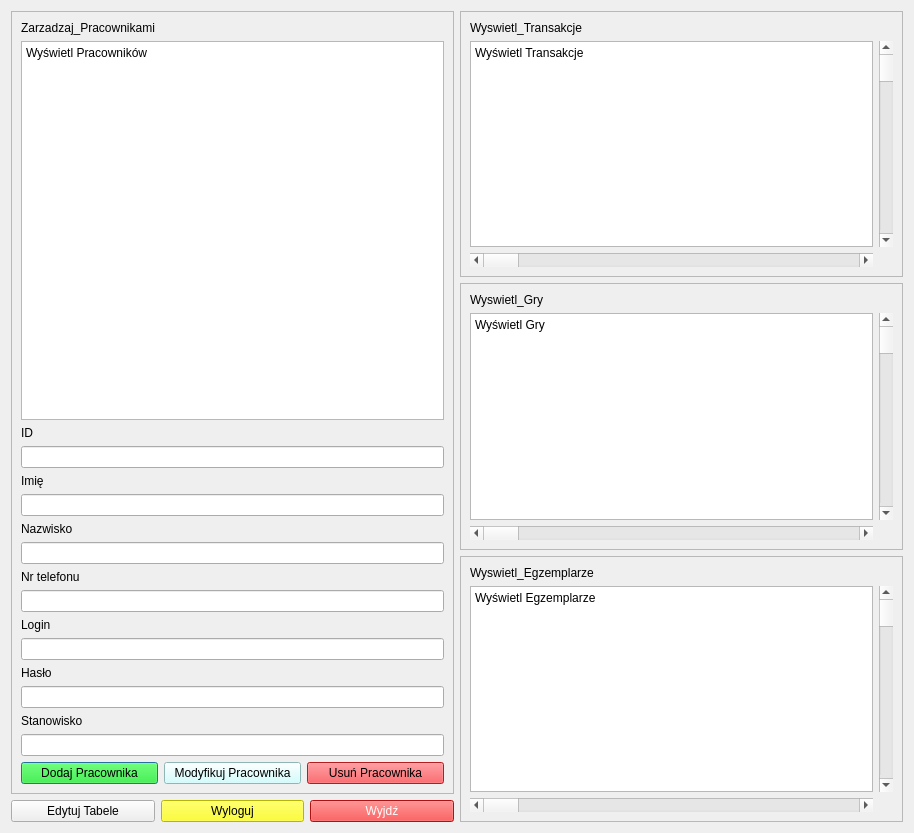
<?xml version="1.0" encoding="UTF-8"?>
<ui version="4.0">
 <class>Interfejs_kierownika</class>
 <widget class="QDialog" name="Interfejs_kierownika">
  <property name="geometry">
   <rect>
    <x>0</x>
    <y>0</y>
    <width>914</width>
    <height>833</height>
   </rect>
  </property>
  <property name="windowTitle">
   <string>Dialog</string>
  </property>
  <layout class="QHBoxLayout" name="horizontalLayout_3">
   <item>
    <layout class="QVBoxLayout" name="verticalLayout_2">
     <item>
      <widget class="QScrollArea" name="Zarzadzaj_Pracownikami">
       <property name="widgetResizable">
        <bool>true</bool>
       </property>
       <widget class="QWidget" name="scrollAreaWidgetContents_6">
        <property name="geometry">
         <rect>
          <x>0</x>
          <y>0</y>
          <width>441</width>
          <height>779</height>
         </rect>
        </property>
        <layout class="QVBoxLayout" name="verticalLayout">
         <item>
          <widget class="QLabel" name="label">
           <property name="text">
            <string>Zarzadzaj_Pracownikami</string>
           </property>
          </widget>
         </item>
         <item>
          <widget class="QPlainTextEdit" name="plainTextEdit">
           <property name="plainText">
            <string>Wyświetl Pracowników</string>
           </property>
          </widget>
         </item>
         <item>
          <widget class="QLabel" name="label_11">
           <property name="text">
            <string>ID</string>
           </property>
          </widget>
         </item>
         <item>
          <widget class="QLineEdit" name="lineEdit_ID">
           <property name="text">
            <string/>
           </property>
          </widget>
         </item>
         <item>
          <widget class="QLabel" name="label_5">
           <property name="text">
            <string>Imię</string>
           </property>
          </widget>
         </item>
         <item>
          <widget class="QLineEdit" name="lineEdit_Imie">
           <property name="text">
            <string/>
           </property>
          </widget>
         </item>
         <item>
          <widget class="QLabel" name="label_6">
           <property name="text">
            <string>Nazwisko</string>
           </property>
          </widget>
         </item>
         <item>
          <widget class="QLineEdit" name="lineEdit_Nazwisko">
           <property name="text">
            <string/>
           </property>
          </widget>
         </item>
         <item>
          <widget class="QLabel" name="label_7">
           <property name="text">
            <string>Nr telefonu</string>
           </property>
          </widget>
         </item>
         <item>
          <widget class="QLineEdit" name="lineEdit_NrTelefonu">
           <property name="text">
            <string/>
           </property>
          </widget>
         </item>
         <item>
          <widget class="QLabel" name="label_8">
           <property name="text">
            <string>Login</string>
           </property>
          </widget>
         </item>
         <item>
          <widget class="QLineEdit" name="lineEdit_Login">
           <property name="text">
            <string/>
           </property>
          </widget>
         </item>
         <item>
          <widget class="QLabel" name="label_9">
           <property name="text">
            <string>Hasło</string>
           </property>
          </widget>
         </item>
         <item>
          <widget class="QLineEdit" name="lineEdit_Haslo">
           <property name="text">
            <string/>
           </property>
          </widget>
         </item>
         <item>
          <widget class="QLabel" name="label_10">
           <property name="text">
            <string>Stanowisko</string>
           </property>
          </widget>
         </item>
         <item>
          <widget class="QLineEdit" name="lineEdit_Stanowisko">
           <property name="text">
            <string/>
           </property>
          </widget>
         </item>
         <item>
          <layout class="QHBoxLayout" name="horizontalLayout_2">
           <item>
            <widget class="QPushButton" name="pushButton_3">
             <property name="styleSheet">
              <string notr="true">background-color: rgb(0, 255, 0);
border-color: rgb(0, 85, 0);</string>
             </property>
             <property name="text">
              <string>Dodaj Pracownika</string>
             </property>
            </widget>
           </item>
           <item>
            <widget class="QPushButton" name="pushButton_5">
             <property name="styleSheet">
              <string notr="true">background-color: rgb(199, 255, 255);
border-color: rgb(0, 0, 255);</string>
             </property>
             <property name="text">
              <string>Modyfikuj Pracownika</string>
             </property>
            </widget>
           </item>
           <item>
            <widget class="QPushButton" name="pushButton_4">
             <property name="styleSheet">
              <string notr="true">background-color: rgb(255, 38, 42);
border-color: rgb(170, 0, 0);</string>
             </property>
             <property name="text">
              <string>Usuń Pracownika</string>
             </property>
            </widget>
           </item>
          </layout>
         </item>
        </layout>
       </widget>
      </widget>
     </item>
     <item>
      <layout class="QHBoxLayout" name="horizontalLayout">
       <item>
        <widget class="QPushButton" name="pushButton_6">
         <property name="text">
          <string>Edytuj Tabele</string>
         </property>
        </widget>
       </item>
       <item>
        <widget class="QPushButton" name="pushButton">
         <property name="styleSheet">
          <string notr="true">background-color: rgb(255, 255, 0);
border-color: rgb(255, 85, 0);</string>
         </property>
         <property name="text">
          <string>Wyloguj</string>
         </property>
        </widget>
       </item>
       <item>
        <widget class="QPushButton" name="pushButton_2">
         <property name="styleSheet">
          <string notr="true">background-color: rgb(255, 20, 20);
color: rgb(255, 255, 255);
border-color: rgb(255, 0, 0);</string>
         </property>
         <property name="text">
          <string>Wyjdź</string>
         </property>
        </widget>
       </item>
      </layout>
     </item>
    </layout>
   </item>
   <item>
    <layout class="QVBoxLayout" name="verticalLayout_3">
     <item>
      <widget class="QScrollArea" name="Wyswietl_Transakcje">
       <property name="widgetResizable">
        <bool>true</bool>
       </property>
       <widget class="QWidget" name="scrollAreaWidgetContents_3">
        <property name="geometry">
         <rect>
          <x>0</x>
          <y>0</y>
          <width>441</width>
          <height>265</height>
         </rect>
        </property>
        <layout class="QGridLayout" name="gridLayout_2">
         <item row="3" column="0">
          <widget class="QScrollBar" name="horizontalScrollBar_3">
           <property name="orientation">
            <enum>Qt::Horizontal</enum>
           </property>
          </widget>
         </item>
         <item row="1" column="1">
          <widget class="QScrollBar" name="verticalScrollBar">
           <property name="orientation">
            <enum>Qt::Vertical</enum>
           </property>
          </widget>
         </item>
         <item row="1" column="0">
          <widget class="QPlainTextEdit" name="plainTextEdit_2">
           <property name="plainText">
            <string>Wyświetl Transakcje</string>
           </property>
          </widget>
         </item>
         <item row="0" column="0">
          <widget class="QLabel" name="label_2">
           <property name="text">
            <string>Wyswietl_Transakcje</string>
           </property>
          </widget>
         </item>
        </layout>
       </widget>
      </widget>
     </item>
     <item>
      <widget class="QScrollArea" name="Wyswietl_Gry">
       <property name="widgetResizable">
        <bool>true</bool>
       </property>
       <widget class="QWidget" name="scrollAreaWidgetContents_4">
        <property name="geometry">
         <rect>
          <x>0</x>
          <y>0</y>
          <width>441</width>
          <height>265</height>
         </rect>
        </property>
        <layout class="QGridLayout" name="gridLayout_3">
         <item row="0" column="0">
          <widget class="QLabel" name="label_3">
           <property name="text">
            <string>Wyswietl_Gry</string>
           </property>
          </widget>
         </item>
         <item row="2" column="0">
          <widget class="QScrollBar" name="horizontalScrollBar_2">
           <property name="orientation">
            <enum>Qt::Horizontal</enum>
           </property>
          </widget>
         </item>
         <item row="1" column="0">
          <widget class="QPlainTextEdit" name="plainTextEdit_3">
           <property name="plainText">
            <string>Wyświetl Gry
</string>
           </property>
          </widget>
         </item>
         <item row="1" column="1">
          <widget class="QScrollBar" name="verticalScrollBar_2">
           <property name="orientation">
            <enum>Qt::Vertical</enum>
           </property>
          </widget>
         </item>
        </layout>
       </widget>
      </widget>
     </item>
     <item>
      <widget class="QScrollArea" name="Wyswietl_Egzemplarze">
       <property name="widgetResizable">
        <bool>true</bool>
       </property>
       <widget class="QWidget" name="scrollAreaWidgetContents_5">
        <property name="geometry">
         <rect>
          <x>0</x>
          <y>0</y>
          <width>441</width>
          <height>265</height>
         </rect>
        </property>
        <layout class="QGridLayout" name="gridLayout_4">
         <item row="1" column="1">
          <widget class="QScrollBar" name="verticalScrollBar_3">
           <property name="orientation">
            <enum>Qt::Vertical</enum>
           </property>
          </widget>
         </item>
         <item row="1" column="0">
          <widget class="QPlainTextEdit" name="plainTextEdit_4">
           <property name="plainText">
            <string>Wyświetl Egzemplarze
</string>
           </property>
          </widget>
         </item>
         <item row="2" column="0">
          <widget class="QScrollBar" name="horizontalScrollBar">
           <property name="orientation">
            <enum>Qt::Horizontal</enum>
           </property>
          </widget>
         </item>
         <item row="0" column="0">
          <widget class="QLabel" name="label_4">
           <property name="text">
            <string>Wyswietl_Egzemplarze</string>
           </property>
          </widget>
         </item>
        </layout>
       </widget>
      </widget>
     </item>
    </layout>
   </item>
  </layout>
 </widget>
 <resources/>
 <connections/>
</ui>
